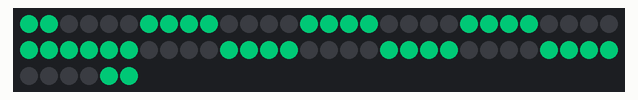
This sketch was run on a simulated Arduino Uno, built with avr-gcc and run on an emulated ATmega328P. Shown: 66 RGB LEDs in strip order, left to right, continuing on the next row. Dim RGB values are drawn brighter than linear.

Above: at 0.05 s.
At 5.02 s:
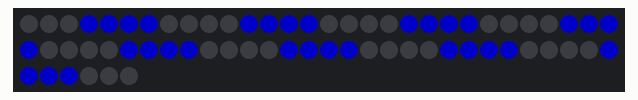
At 10.09 s:
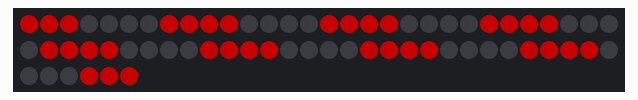
At 20.03 s:
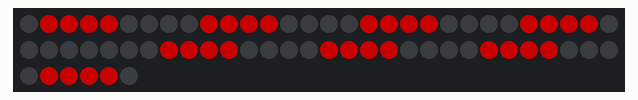
At 29.88 s:
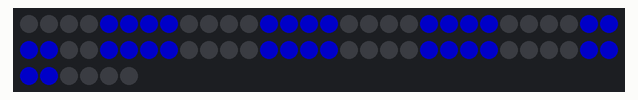
At 39.93 s:
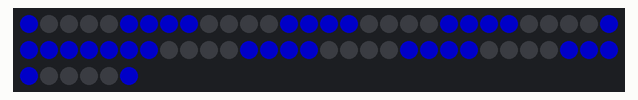

The sketch:

Longboard_police_lights.ino
```cpp
#include <Adafruit_NeoPixel.h>

#define PIN 2	 // input pin Neopixel is attached to

#define NUMPIXELS 66 // number of neopixels in strip
#define WHEEL_CENTER (NUMPIXELS / 2) // integer division automatically rounds down

Adafruit_NeoPixel pixels = Adafruit_NeoPixel(NUMPIXELS, PIN);

uint8_t  mode   = 1, // Current animation effect
         offset = 0; // Position of spinny eyes
uint32_t color  = 0x00ff96; // Start red
uint32_t POLICE_RED  = pixels.Color(255, 0, 0);
uint32_t POLICE_BLUE = pixels.Color(0, 0, 255);
uint32_t prevTime;

void setup() {
  pixels.begin();
  pixels.setBrightness(100); // 1/3 brightness
  prevTime = millis();
}

void loop() {
  uint8_t  i;
  uint32_t t;

  switch(mode) {

case 1: // Spinny wheels (8 LEDs on at a time)
    for(i=0; i<NUMPIXELS; i++) {
      uint32_t c = 0;
      if(((offset + i) & 7) < 4) c = color; // 4 pixels on...

      // FORWARD half
      pixels.setPixelColor(i, c);

      // BACKWARD half (now correct)
      pixels.setPixelColor((NUMPIXELS - 1) - i, c);
    }
    pixels.show();
    offset--; //Decreasing offset moves the pattern backward.
    //offset++; //Increasing offset moves the pattern forward.
    delay(90);
    break;
  }

  t = millis();
  if((t - prevTime) > 300) {      // Every 8 seconds...
    mode++;                        // Next mode
    if(mode > 1) {                 // End of modes?
      mode = 1;                    // Start modes over
      color >>= 0  ;                 // Next color R->G->B
// Alternate between red and blue
if (color == POLICE_RED) {
    color = POLICE_BLUE;
} else {
    color = POLICE_RED;
}

    }
    for(i=0; i<NUMPIXELS; i++) pixels.setPixelColor(i, 0);
    prevTime = t;
  }
}
```
